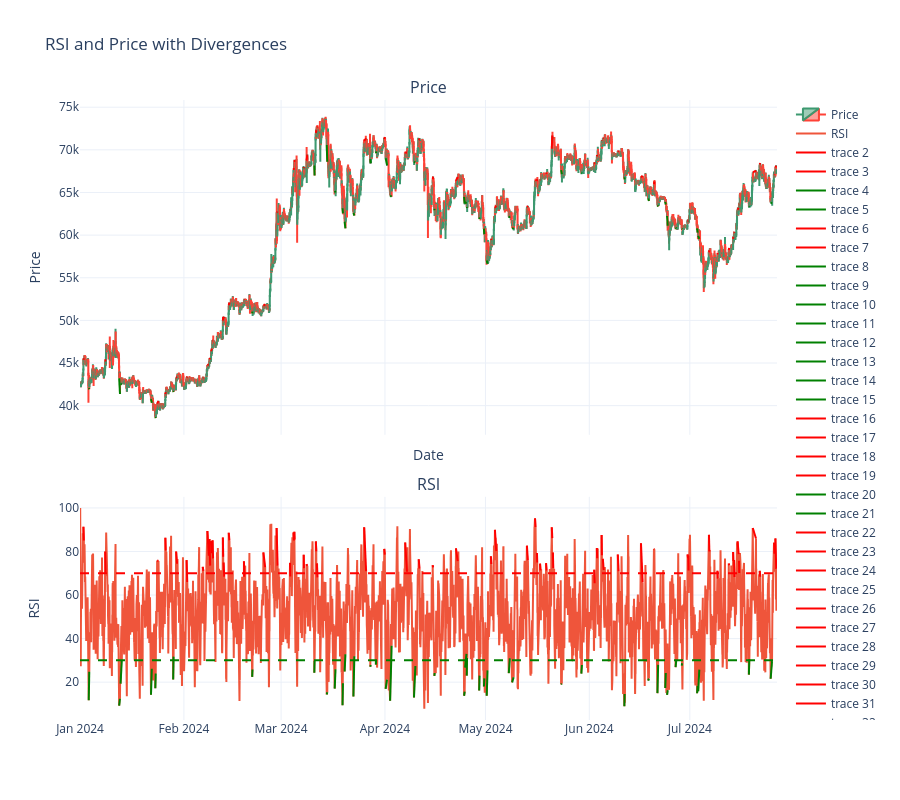

Notebook source saved alongside this figure:
### Code cell
import plotly.graph_objs as go
from plotly.subplots import make_subplots

# Create subplots
fig = make_subplots(rows=2, cols=1, shared_xaxes=True, vertical_spacing=0.1,
                    subplot_titles=('Price', 'RSI'),
                    row_heights=[0.6, 0.4])

# Plot the candlestick chart for price
fig.add_trace(go.Candlestick(x=data.index,
                             open=data['open'],
                             high=data['high'],
                             low=data['low'],
                             close=data['close'],
                             name='Price'),
              row=1, col=1)

# Plot the RSI line
fig.add_trace(go.Scatter(x=data.index, y=data['RSI'], mode='lines', name='RSI'),
              row=2, col=1)
fig.add_hline(y=70, line_dash="dash", line_color="red", row=2, col=1)
fig.add_hline(y=30, line_dash="dash", line_color="green", row=2, col=1)

# Plot the divergences
for _, divergence in results.iterrows():
    if 'First Peak Date' in divergence and pd.notna(divergence['First Peak Date']):
        color = 'red'
        fig.add_trace(go.Scatter(x=[divergence['First Peak Date'], divergence['Second Peak Date']], 
                                 y=[divergence['First Peak RSI'], divergence['Second Peak RSI']], 
                                 mode='lines', line=dict(color=color, width=2)),
                      row=2, col=1)
        fig.add_trace(go.Scatter(x=[divergence['First Peak Date'], divergence['Second Peak Date']], 
                                 y=[divergence['First Peak High'], divergence['Second Peak High']], 
                                 mode='lines', line=dict(color=color, width=2)),
                      row=1, col=1)
    if 'First Trough Date' in divergence and pd.notna(divergence['First Trough Date']):
        color = 'green'
        fig.add_trace(go.Scatter(x=[divergence['First Trough Date'], divergence['Second Trough Date']], 
                                 y=[divergence['First Trough RSI'], divergence['Second Trough RSI']], 
                                 mode='lines', line=dict(color=color, width=2)),
                      row=2, col=1)
        fig.add_trace(go.Scatter(x=[divergence['First Trough Date'], divergence['Second Trough Date']], 
                                 y=[divergence['First Trough Low'], divergence['Second Trough Low']], 
                                 mode='lines', line=dict(color=color, width=2)),
                      row=1, col=1)

# Customize layout
fig.update_layout(
    title='RSI and Price with Divergences',
    xaxis_title='Date',
    yaxis_title='Price',
    yaxis2_title='RSI',
    template='plotly_white',
    width=900,
    height=800,
    xaxis_rangeslider_visible=False
)

# Show plot
fig.show()
